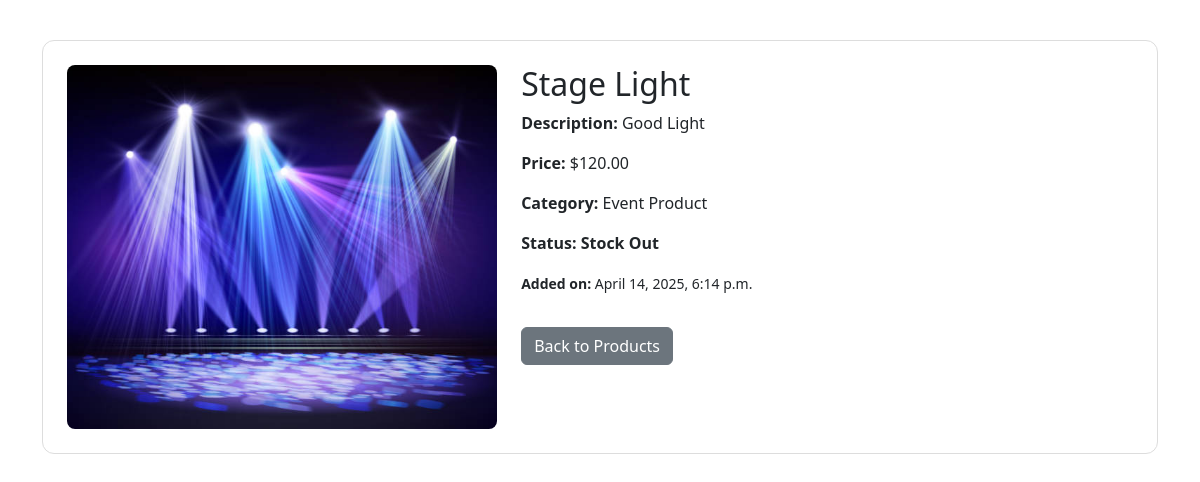
The app's page /product/2 with its own data.
### EventApp/models.py (models this page shows, shortened)
class Product(models.Model):
    name = models.CharField(max_length=100)
    description = models.TextField()
    price = models.DecimalField(max_digits=10, decimal_places=2)
    created_at = models.DateTimeField(auto_now_add=True)
    category = models.ForeignKey(Category, on_delete=models.CASCADE)
    p_photo = models.ImageField(upload_to='product_photos/', null=True, blank=True)
    status_choice = (
        ('In Stock', 'In Stock'),
        ('Stock Out', 'Stock Out'),
        ('Will be available soon', 'Will be available soon'),
    )
    status = models.CharField(max_length=100, choices=status_choice, default='In Stock')

class Category(models.Model):
    name = models.CharField(max_length=100)

### EventApp/views.py (the view)
# urls.py: path('product/<str:id>', e_views.product_details, name = 'product_details'),
def product_details(request, id):
    product = Product.objects.get(pk = id)
    context = {'product': product}
    return render(request,template_name = 'EventApp/product_details.html', context = context)

### template/EventApp/product_details.html (shortened to what this page needs)
<!DOCTYPE html>
<html lang="en">
<head>
  <link href="https://cdn.jsdelivr.net/npm/bootstrap@5.3.3/dist/css/bootstrap.min.css" rel="stylesheet">
</head>
<body>
  <div class="container">
    <div class="product-card">
      <div class="row">
        <div class="col-md-5">
          {% if product.p_photo %}
            <img src="{{ product.p_photo.url }}" alt="{{ product.name }}" class="product-image">
          {% else %}
            <img src="https://via.placeholder.com/300" alt="No image" class="product-image">
          {% endif %}
        </div>
        <div class="col-md-7">
          <h2>{{ product.name }}</h2>
          <p><strong>Description:</strong> {{ product.description }}</p>
          <p><strong>Price:</strong> ${{ product.price }}</p>
          <p><strong>Category:</strong> {{ product.category.name }}</p>
          <p><strong>Status:</strong> <span class="status">{{ product.status }}</span></p>
          <p><small><strong>Added on:</strong> {{ product.created_at|date:"F j, Y, g:i a" }}</small></p>
          <a href="{% url 'product' %}" class="btn btn-secondary mt-3">Back to Products</a>
        </div>
      </div>
    </div>
  </div>
</body>
</html>

### template/EventApp/product_details.html (style rules this page uses)
.container { margin-top: 40px; }
.product-image { max-width: 100%; height: auto; border-radius: 8px; }
.product-card { border: 1px solid #ddd; padding: 24px; border-radius: 12px; }
.status { font-weight: bold; }

### records on screen
Product: p_photo (picture), name "Stage Light", description "Good Light", price "120.00", category.name "Event Product", status "Stock Out", created_at "April 14, 2025, 6:14 p.m."
